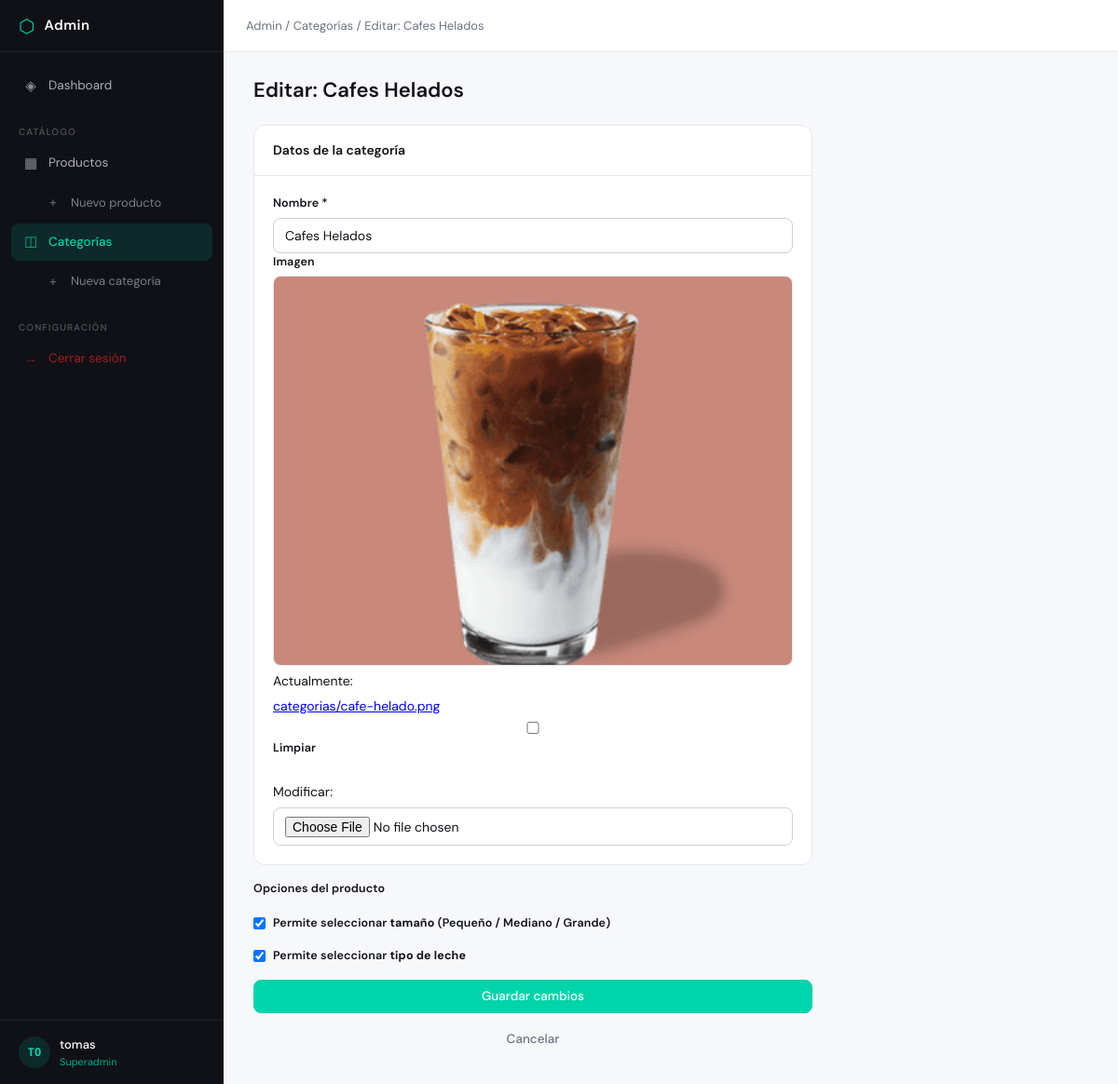
The app's page /panel/categorias/3/editar/ (signed in) with its own data.
### catalogo/models.py (models this page shows, shortened)
class Categoria(models.Model):
    nombre = models.CharField( max_length=100)
    image = models.ImageField(upload_to='categorias/', null=True, blank=True)
    tiene_tamano = models.BooleanField(default=False)
    tiene_tipo_leche = models.BooleanField(default=False)

### backoffice/views.py (the view)
# urls.py: path('categorias/<int:pk>/editar/', views.categoria_editar, name='admin_categoria_editar'),
@admin_required
def categoria_editar(request, pk):
    categoria = get_object_or_404(Categoria, pk=pk)
    if request.method == 'POST':
        form = CategoriaForm(request.POST, request.FILES, instance=categoria)
        if form.is_valid():
            form.save()
            messages.success(request, f'Categoría "{categoria.nombre}" actualizada.')
            return redirect('admin_categoria_lista')
        else:
            messages.error(request, 'Por favor corrige los errores.')
    else:
        form = CategoriaForm(instance=categoria)
    return render(request, 'admin_panel/categoria_form.html', {'form': form, 'categoria': categoria, 'titulo': f'Editar: {categoria.nombre}', 'accion': 'Guardar cambios'})

### catalogo/forms.py
class CategoriaForm(forms.ModelForm):
    class Meta:
        model = Categoria
        fields = ['nombre', 'image', 'tiene_tamano', 'tiene_tipo_leche']
        widgets = {
            'nombre': forms.TextInput(attrs={'class': 'form-control', 'placeholder': 'Nombre de la categoría'}),
            'image':  forms.ClearableFileInput(attrs={'class': 'form-control', 'accept': 'image/*'}),
        }

### backoffice/views.py (called while the page is built)
def admin_required(view_func):
    @wraps(view_func)
    def _wrapped_view(request, *args, **kwargs):
        if not request.user.is_authenticated:
            messages.error(request, 'Debes iniciar sesión para acceder al panel.')
            return redirect('admin_login')
        if not (request.user.is_staff or request.user.is_superuser):
            messages.error(request, 'No tienes permisos para acceder al panel.')
            return redirect('inicio') # <-- Lo cambié a 'inicio' para que devuelva al home
        return view_func(request, *args, **kwargs)
    return _wrapped_view

### catalogo/context_processors.py (called while the page is built)
def cantidad_carrito(request):
    total = 0
    if 'carrito' in request.session: # si ya hay un carrito
        for key, value in request.session['carrito'].items():
            total += value['cantidad'] # suma la cantidad de cada prod guardado
    return {'cantidad_carrito' : total} #envia la cantidad al html

### catalogo/templates/admin_panel/categoria_form.html (shortened to what this page needs)
{% extends 'admin_panel/base.html' %}
{% block breadcrumb %}
 / <a href="{% url 'admin_categoria_lista' %}">Categorías</a>
 / {{ titulo }}
{% endblock %}
{% block content %}
<div class="page-header">
  <h1 class="page-title">{{ titulo }}</h1>
</div>
<div class="form-layout form-layout--narrow">
  <form method="post" enctype="multipart/form-data">
    <div class="card">
      <div class="card-header"><h2 class="card-title">Datos de la categoría</h2></div>
      <div class="card-body">
        <div class="form-group">
          <label for="{{ form.nombre.id_for_label }}">Nombre *</label>
          {{ form.nombre }}
        </div>
        <div class="form-group">
            <label>Imagen</label>
            {% if categoria.image %}
            <div class="image-preview" id="imagePreview">
              <img src="{{ categoria.image.url }}" alt="{{ categoria.nombre }}" id="previewImg">
            </div>
            {% else %}
            <div class="image-preview image-preview--empty" id="imagePreview">
              <span>Sin imagen</span>
            </div>
            {% endif %}
            {{ form.image }}
          </div>
      </div>
    </div>
    <div class="form-group" style="margin-top: 1rem;">
          <label class="form-label">Opciones del producto</label>
          <div style="display: flex; flex-direction: column; gap: 0.75rem; margin-top: 0.5rem;">
            <div class="form-check-group">
              {{ form.tiene_tamano }}
              <label class="check-label" for="{{ form.tiene_tamano.id_for_label }}">
                Permite seleccionar <strong>tamaño</strong> (Pequeño / Mediano / Grande)
              </label>
            </div>
            <div class="form-check-group">
              {{ form.tiene_tipo_leche }}
              <label class="check-label" for="{{ form.tiene_tipo_leche.id_for_label }}">
                Permite seleccionar <strong>tipo de leche</strong>
              </label>
            </div>
          </div>
        </div>
    <div class="form-actions" style="margin-top: 1rem;">
      <button type="submit" class="btn btn-primary">{{ accion }}</button>
      <a href="{% url 'admin_categoria_lista' %}" class="btn btn-ghost">Cancelar</a>
    </div>
  </form>
</div>
{% endblock %}

### catalogo/templates/admin_panel/base.html (shortened to what this page needs)
<!DOCTYPE html>
<html lang="es">
<head>
{% load static %}
<link rel="stylesheet" href="{% static 'catalogo/css/admin.css' %}">
</head>
<body>
{% if user.is_authenticated %}
<div class="layout">
  <aside class="sidebar" id="sidebar">
    <div class="sidebar-header">
      <div class="logo">
        <span class="logo-icon">⬡</span>
        <span class="logo-text">Admin</span>
      </div>
    </div>
    <nav class="sidebar-nav">
      <a href="{% url 'admin_dashboard' %}" class="nav-item {% if request.resolver_match.url_name == 'dashboard' %}active{% endif %}">
        <span class="nav-icon">◈</span>
        <span>Dashboard</span>
      </a>
      <div class="nav-section">Catálogo</div>
      <a href="{% url 'admin_producto_lista' %}" class="nav-item {% if 'producto' in request.resolver_match.url_name %}active{% endif %}">
        <span class="nav-icon">▦</span>
        <span>Productos</span>
      </a>
      <a href="{% url 'admin_producto_crear' %}" class="nav-item nav-sub">
        <span class="nav-icon">+</span>
        <span>Nuevo producto</span>
      </a>
      <a href="{% url 'admin_categoria_lista' %}" class="nav-item {% if 'categoria' in request.resolver_match.url_name %}active{% endif %}">
        <span class="nav-icon">◫</span>
        <span>Categorías</span>
      </a>
      <a href="{% url 'admin_categoria_crear' %}" class="nav-item nav-sub">
        <span class="nav-icon">+</span>
        <span>Nueva categoría</span>
      </a>
      <div class="nav-section">Configuración</div>
      <a href="{% url 'admin_logout' %}" class="nav-item nav-logout">
        <span class="nav-icon">→</span>
        <span>Cerrar sesión</span>
      </a>
    </nav>
    <div class="sidebar-footer">
      <div class="user-badge">
        <div class="user-avatar">{{ user.username|slice:":2"|upper }}</div>
        <div class="user-info">
          <span class="user-name">{{ user.get_full_name|default:user.username }}</span>
          <span class="user-role">{% if user.is_superuser %}Superadmin{% else %}Staff{% endif %}</span>
        </div>
      </div>
    </div>
  </aside>
  <main class="main">
    <header class="topbar">
      <div class="breadcrumb">
        <a href="{% url 'admin_dashboard' %}">Admin</a>
        {% block breadcrumb %}{% endblock %}
      </div>
    </header>
    <div class="page-content">
      {% block content %}{% endblock %}
    </div>
  </main>
</div>
{% else %}
  {% block auth_content %}{% endblock %}
{% endif %}
</body>
</html>

### records on screen
Categoria: nombre "Cafes Helados", image (picture), tiene_tamano "☑", tiene_tipo_leche "☑"

### other values on screen
{{ user.username|slice:":2"|upper }} "TO"
{{ user.get_full_name|default:user.username }} "tomas"
{{ titulo }} "Editar: Cafes Helados"
{{ accion }} "Guardar cambios"
